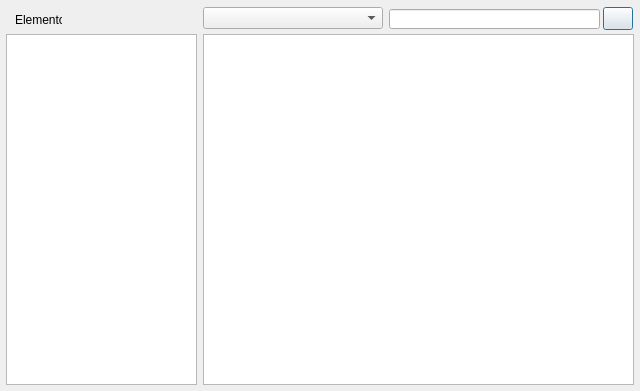
<?xml version="1.0" encoding="UTF-8"?>
<ui version="4.0">
 <class>Form</class>
 <widget class="QWidget" name="Form">
  <property name="windowModality">
   <enum>Qt::NonModal</enum>
  </property>
  <property name="geometry">
   <rect>
    <x>0</x>
    <y>0</y>
    <width>640</width>
    <height>391</height>
   </rect>
  </property>
  <property name="windowTitle">
   <string>Buscar</string>
  </property>
  <widget class="QListWidget" name="liwElementos">
   <property name="geometry">
    <rect>
     <x>6</x>
     <y>34</y>
     <width>191</width>
     <height>351</height>
    </rect>
   </property>
  </widget>
  <widget class="QTableWidget" name="tblResultado">
   <property name="geometry">
    <rect>
     <x>203</x>
     <y>34</y>
     <width>431</width>
     <height>351</height>
    </rect>
   </property>
   <property name="alternatingRowColors">
    <bool>true</bool>
   </property>
   <property name="selectionMode">
    <enum>QAbstractItemView::SingleSelection</enum>
   </property>
   <property name="selectionBehavior">
    <enum>QAbstractItemView::SelectRows</enum>
   </property>
   <property name="sortingEnabled">
    <bool>true</bool>
   </property>
  </widget>
  <widget class="QComboBox" name="cmbCampos">
   <property name="geometry">
    <rect>
     <x>203</x>
     <y>7</y>
     <width>180</width>
     <height>22</height>
    </rect>
   </property>
  </widget>
  <widget class="QLineEdit" name="txtValor">
   <property name="geometry">
    <rect>
     <x>389</x>
     <y>9</y>
     <width>211</width>
     <height>20</height>
    </rect>
   </property>
  </widget>
  <widget class="QLabel" name="label">
   <property name="geometry">
    <rect>
     <x>15</x>
     <y>13</y>
     <width>47</width>
     <height>13</height>
    </rect>
   </property>
   <property name="text">
    <string>Elemento</string>
   </property>
  </widget>
  <widget class="QPushButton" name="cmdBuscar">
   <property name="geometry">
    <rect>
     <x>603</x>
     <y>7</y>
     <width>30</width>
     <height>23</height>
    </rect>
   </property>
   <property name="text">
    <string/>
   </property>
   <property name="icon">
    <iconset>
     <normaloff>icons/img_buscar.png</normaloff>icons/img_buscar.png</iconset>
   </property>
   <property name="shortcut">
    <string>Return</string>
   </property>
   <property name="default">
    <bool>true</bool>
   </property>
  </widget>
 </widget>
 <resources/>
 <connections/>
</ui>
